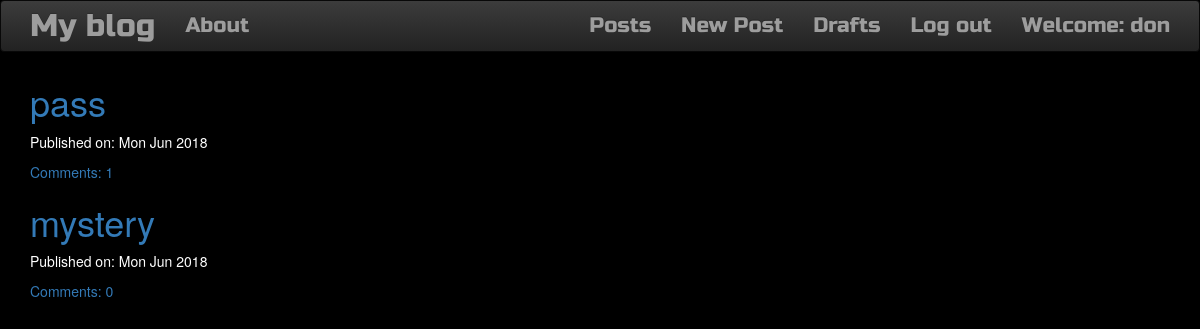
The page /posts/ (signed in) on the database its author committed.
### web/models.py (models this page shows, shortened)
class Post(models.Model):
    author = models.ForeignKey('auth.User', on_delete=models.CASCADE)
    title = models.CharField(max_length=1000)
    content = models.TextField()
    created_date = models.DateTimeField(default=timezone.now)
    published_date = models.DateTimeField(blank=True, null=True)
    def approve_comments(self):
        return self.comments.filter(approved_comment=True)

### web/views.py (the view)
# urls.py: url(r'posts/', views.PostListView.as_view(), name='post_list'),
class PostListView(ListView):
    model = Post
    def get_queryset(self):
        return Post.objects.filter(published_date__lte=timezone.now()).order_by('-published_date')

### web/templates/web/post_list.html
{% extends 'web/base.html' %}
{% block content %}
<div class="centerstage">
{% if user.is_authenticated %}
    {% for post in post_list %}
        <div class="post">
            <h1><a href="{% url 'post_detail' pk=post.pk %}">{{ post.title }}</a></h1>
            <div class="date">
                <p>Published on: {{ post.published_date|date:"D M Y"}}</p>
            </div>
            <a href="{% url 'post_detail' pk=post.pk %}">Comments: {{ post.approve_comments.count }}</a>
        </div>
    {% endfor %}
    {% else %}
    <h2></h2>
{% endif %}
</div>
{% endblock %}

### web/templates/web/base.html (shortened to what this page needs)
<!DOCTYPE html>
{% load staticfiles %}
<html>
    <head>
        <link rel="stylesheet" href="https://maxcdn.bootstrapcdn.com/bootstrap/3.3.7/css/bootstrap.min.css">
        <link rel="stylesheet" href="https://maxcdn.bootstrapcdn.com/bootstrap/3.3.7/css/bootstrap-theme.min.css">
        <link rel="stylesheet" href="//cdn.jsdelivr.net/medium-editor/latest/css/medium-editor.min.css" type="text/css" media="screen" charset="utf-8">
        <link rel="stylesheet" href="{% static 'css/web.css' %}">
<body class='loader'>
  <nav class="navbar navbar-inverse techfont custom-navbar">
    <div class="container">
      <ul class="nav navbar-nav">
        <li><a class='navbar-brand bigbrand' href="{% url 'index' %}">My blog</a></li>
        <li><a href="{% url 'about'%}">About</a></li>
      </ul>
      <ul class="nav navbar-nav navbar-right">
        {% if user.is_authenticated %}
        <li>
          <a href="{% url 'post_list' %}">Posts</a>
        </li>
        <li>
          <a href="{% url 'post_new' %}" >New Post</a>
        </li>
        <li>
          <a href="{% url 'post_draft_list' %}">Drafts</a>
        </li>
        <li>
          <a href="{% url 'accounts:logout' %}" >Log out</a>
        </li>
        <li>
          <a >Welcome: {{ user.username }}</a>
        </li>
          {% else %}
          <li><a class='nav navbar-right' href="{% url 'login' %}" ><span class="glyphicon glyphicon-user"></span>Login</a></li>
        {% endif %}
      </ul>
  </div>
</nav>
        <div class="content container">
            <div class="row">
                <div class="col-md-8">
                  <div class="blog_posts">
                    {% block content %}
                    {% endblock %}
                  </div>
                </div>
            </div>
        </div>
</body>
</html>

### web/static/css/web.css (style rules this page uses)
.techfont { font-family: 'Russo One', sans-serif; font-size: 1.5em; margin-bottom: 10px; }
.centerstage { margin-left: auto; margin-right: auto; }
.bigbrand { font-size: 1.5em; }
body { background-color: black; color:white; }

### rows shown on the page
Post: title "pass", published_date "Mon Jun 2018", approve_comments.count "1"
Post: title "mystery", published_date "Mon Jun 2018", approve_comments.count "0"

### other values the page prints
{{ user.username }} "don"
